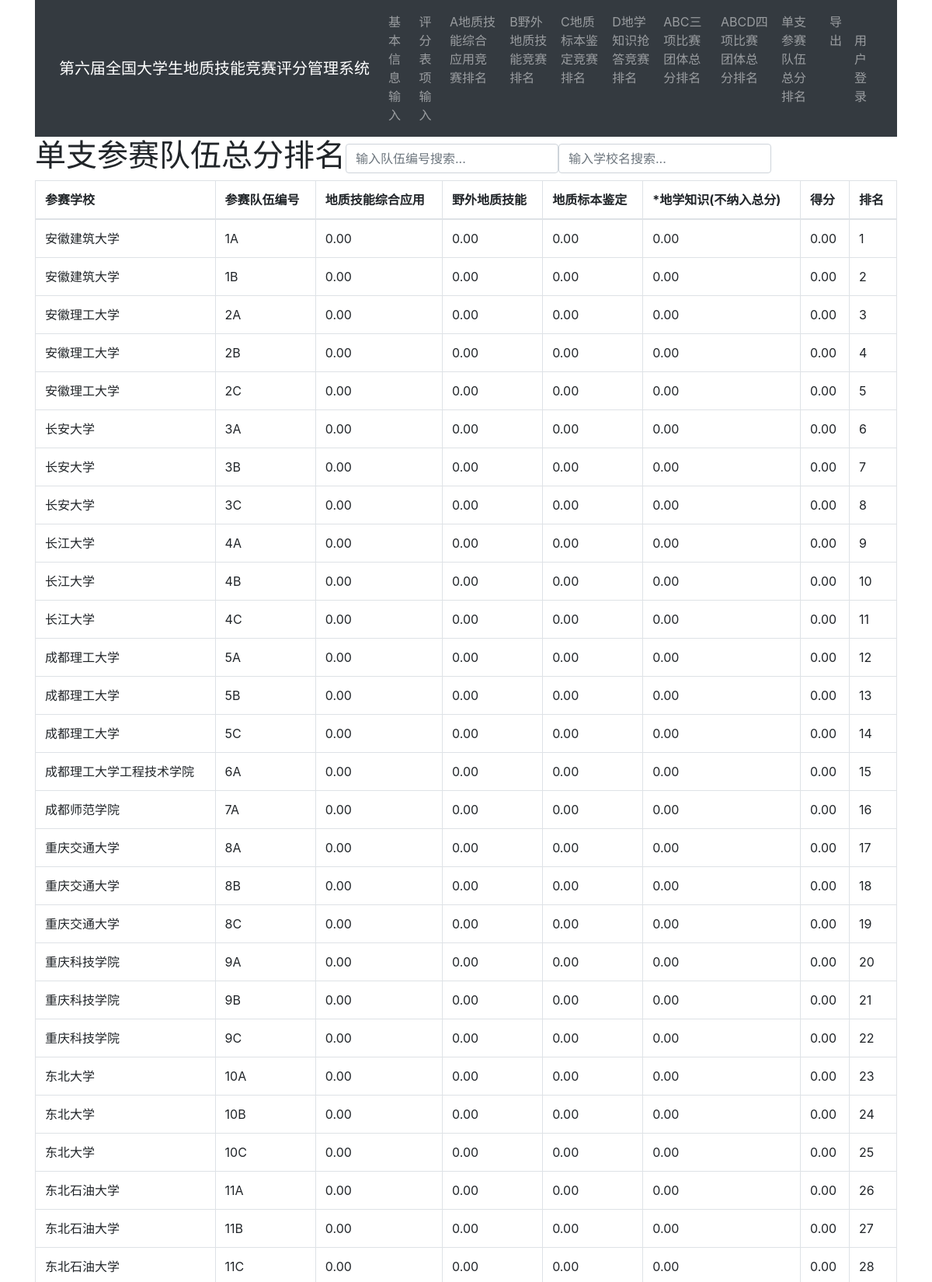
Screenshot of /totalr (upper part) with the database file from the repository.
### flask_app.py (models this page shows)
class Team(db.Model):
    id=db.Column(db.String(10),primary_key=True)#编号
    name1=db.Column(db.String(100))#三个队员
    name2=db.Column(db.String(100))
    name3=db.Column(db.String(100))
    teacher=db.Column(db.String(100))#指导教师
    school=db.Column(db.String(100))#所在学校
    schoolid=db.Column(db.Integer,db.ForeignKey('school.id'))
    address=db.Column(db.String(100))#联系方式？
    score1=db.Column(db.Float)#四项得分
    score2=db.Column(db.Float)
    score3=db.Column(db.Float)
    score4=db.Column(db.Float)
    score=db.Column(db.Float)#总分？

### views.py (the view)
@app.route('/totalr')
def totalrank():
    stu=Team.query.all()
    stu=sorted(stu,key=lambda x:(x.score1+x.score2+x.score3),reverse=True)
    return render_template('totalr.html',student=stu)

### templates/totalr.html (shortened to what this page needs)
{% extends 'base.html' %}
{% block content %}
<form class="form-inline">
  <label><h1>单支参赛队伍总分排名</h1></label>
  <input type="text" id="myInput1" onkeyup="myFunction(1)" placeholder="输入队伍编号搜索..."  class="form-control">
    <input type="text" id="myInput0" onkeyup="myFunction(0)" placeholder="输入学校名搜索..."  class="form-control">
    <table class="table table-bordered" id="table">
        <thead>
            <th>参赛学校</th>
            <th>参赛队伍编号</th>
            <th>地质技能综合应用</th>
            <th>野外地质技能</th>
            <th>地质标本鉴定</th>
            <th>*地学知识(不纳入总分)</th>
            <th>得分</th>
            <th>排名</th>
        </thead>
        <tbody>
            {% for stu in student %}
            <tr>
                <td>{{ stu.school }}</td>
                <td>{{ stu.id }}</td>
                <td>{{ '%0.2f'| format(stu.score1|float) }}</td>
                <td>{{ '%0.2f'| format(stu.score2|float) }}</td>
                <td>{{ '%0.2f'| format(stu.score3|float) }}</td>
                <td>{{ '%0.2f'| format(stu.score4|float) }}</td>
                <td>{{ '%0.2f'| format(stu.score-stu.score4|float) }}</td>
                <td>{{ loop.index }}</td>
            </tr>
            {% endfor %}
        </tbody>
    </table>
    </div>
    {% endblock %}

### static/style.css (style rules this page uses)
html { overflow-y: scroll; }
:root { overflow-y: auto; overflow-x: hidden; }
:root body { position: absolute; }
body { width: 100vw; overflow: hidden; }

### rows the page displays
Team: school "安徽建筑大学", id "1A", score1 "0.00", score2 "0.00", score3 "0.00", score4 "0.00", stu.score-stu.score4|float "0.00"
Team: school "安徽建筑大学", id "1B", score1 "0.00", score2 "0.00", score3 "0.00", score4 "0.00", stu.score-stu.score4|float "0.00"
Team: school "安徽理工大学", id "2A", score1 "0.00", score2 "0.00", score3 "0.00", score4 "0.00", stu.score-stu.score4|float "0.00"
Team: school "安徽理工大学", id "2B", score1 "0.00", score2 "0.00", score3 "0.00", score4 "0.00", stu.score-stu.score4|float "0.00"
Team: school "安徽理工大学", id "2C", score1 "0.00", score2 "0.00", score3 "0.00", score4 "0.00", stu.score-stu.score4|float "0.00"
Team: school "长安大学", id "3A", score1 "0.00", score2 "0.00", score3 "0.00", score4 "0.00", stu.score-stu.score4|float "0.00"
Team: school "长安大学", id "3B", score1 "0.00", score2 "0.00", score3 "0.00", score4 "0.00", stu.score-stu.score4|float "0.00"
Team: school "长安大学", id "3C", score1 "0.00", score2 "0.00", score3 "0.00", score4 "0.00", stu.score-stu.score4|float "0.00"
Team: school "长江大学", id "4A", score1 "0.00", score2 "0.00", score3 "0.00", score4 "0.00", stu.score-stu.score4|float "0.00"
Team: school "长江大学", id "4B", score1 "0.00", score2 "0.00", score3 "0.00", score4 "0.00", stu.score-stu.score4|float "0.00"
Team: school "长江大学", id "4C", score1 "0.00", score2 "0.00", score3 "0.00", score4 "0.00", stu.score-stu.score4|float "0.00"
Team: school "成都理工大学", id "5A", score1 "0.00", score2 "0.00", score3 "0.00", score4 "0.00", stu.score-stu.score4|float "0.00"
Team: school "成都理工大学", id "5B", score1 "0.00", score2 "0.00", score3 "0.00", score4 "0.00", stu.score-stu.score4|float "0.00"
Team: school "成都理工大学", id "5C", score1 "0.00", score2 "0.00", score3 "0.00", score4 "0.00", stu.score-stu.score4|float "0.00"
Team: school "成都理工大学工程技术学院", id "6A", score1 "0.00", score2 "0.00", score3 "0.00", score4 "0.00", stu.score-stu.score4|float "0.00"
Team: school "成都师范学院", id "7A", score1 "0.00", score2 "0.00", score3 "0.00", score4 "0.00", stu.score-stu.score4|float "0.00"
Team: school "重庆交通大学", id "8A", score1 "0.00", score2 "0.00", score3 "0.00", score4 "0.00", stu.score-stu.score4|float "0.00"
Team: school "重庆交通大学", id "8B", score1 "0.00", score2 "0.00", score3 "0.00", score4 "0.00", stu.score-stu.score4|float "0.00"
Team: school "重庆交通大学", id "8C", score1 "0.00", score2 "0.00", score3 "0.00", score4 "0.00", stu.score-stu.score4|float "0.00"
Team: school "重庆科技学院", id "9A", score1 "0.00", score2 "0.00", score3 "0.00", score4 "0.00", stu.score-stu.score4|float "0.00"
Team: school "重庆科技学院", id "9B", score1 "0.00", score2 "0.00", score3 "0.00", score4 "0.00", stu.score-stu.score4|float "0.00"
Team: school "重庆科技学院", id "9C", score1 "0.00", score2 "0.00", score3 "0.00", score4 "0.00", stu.score-stu.score4|float "0.00"
Team: school "东北大学", id "10A", score1 "0.00", score2 "0.00", score3 "0.00", score4 "0.00", stu.score-stu.score4|float "0.00"
Team: school "东北大学", id "10B", score1 "0.00", score2 "0.00", score3 "0.00", score4 "0.00", stu.score-stu.score4|float "0.00"
Team: school "东北大学", id "10C", score1 "0.00", score2 "0.00", score3 "0.00", score4 "0.00", stu.score-stu.score4|float "0.00"
Team: school "东北石油大学", id "11A", score1 "0.00", score2 "0.00", score3 "0.00", score4 "0.00", stu.score-stu.score4|float "0.00"
Team: school "东北石油大学", id "11B", score1 "0.00", score2 "0.00", score3 "0.00", score4 "0.00", stu.score-stu.score4|float "0.00"
Team: school "东北石油大学", id "11C", score1 "0.00", score2 "0.00", score3 "0.00", score4 "0.00", stu.score-stu.score4|float "0.00"
